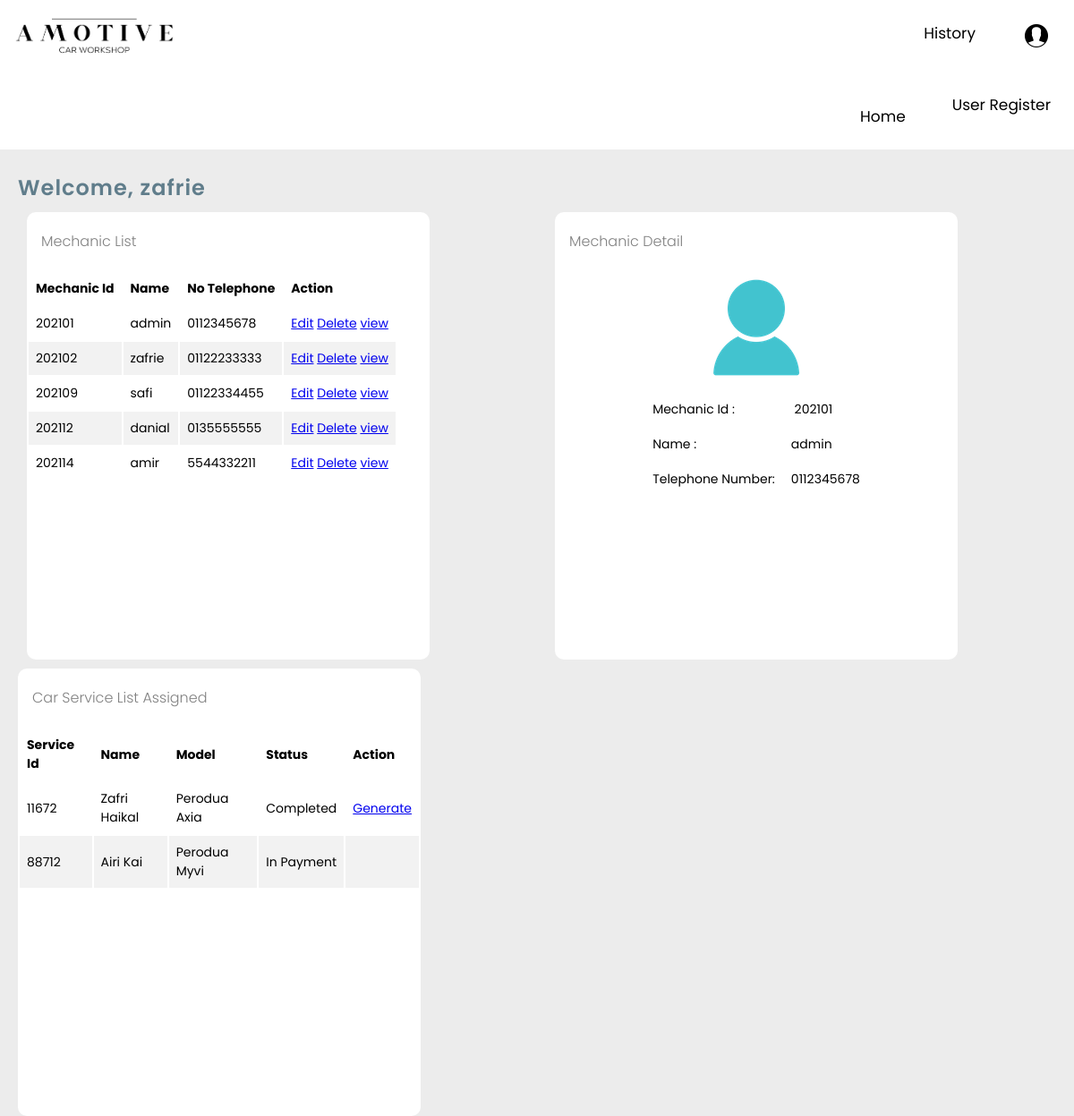
Screenshot of /admin/view_user.php?mechanicId=202101 (signed in) with the database file from the repository.
### tables this page shows
CREATE TABLE `mechanic` (
  `mechanicId` int(6) NOT NULL,
  `name` varchar(255) NOT NULL,
  `telNo` varchar(15) NOT NULL,
  `username` varchar(255) NOT NULL,
  `password` varchar(255) NOT NULL
);

### admin/view_user.php (the view, shortened to what this page needs)
<?php
include("../db_conn.php");
if(isset($_SESSION['username'])&&isset($_SESSION['mechanicId'])){
?>
<!DOCTYPE html>
<html>
<head>
	<link rel="stylesheet" href="../css/homeAdminstyle.css">
</head>
<body>
<div class="topnav">
	<div class="topnav-left">
  <a href="../Admin/HomeAdmin.php"><img src= "../pictures/logo.png"></a>
  </div>
  <div class="topnav-right">
  <div class = "user">
  <a href="../logout.php"><img src= "..\pictures\user.png"></a>
  </div>
  <a href="History_Admin.php">History</a>
  <a href="../Admin/Register.php">User Register</a>
  <a href="../Admin/HomeAdmin.php">Home</a>
  </div>
</div>
<div class="overview">
<br>
<h2> Welcome, <?php echo $_SESSION['name']; ?> </h2>
<div class= "row">
<div class="side1">
<div class= "inside1">
<div class = " title">
<p> Mechanic List </p>
</div>
<table class="userview">
 <thead>
                <tr>
                  <th>Mechanic Id</th>
                  <th>Name</th>
                   <th>No Telephone</th>
				   <th>Action</th>
                </tr>
              </thead>
			    <?php
				$ret=mysqli_query($conn,"select * from mechanic");
				while ($row=mysqli_fetch_array($ret)) { ?>
				<tr>
                  <td><?php  echo $row['mechanicId'];?></td>
				  <td><?php  echo $row['name'];?></td>
				  <td><?php  echo $row['telNo'];?></td>
				  <td><a href="edit_user.php?mechanicId=<?php echo ($row['mechanicId']);?>">Edit</a>
				   <a href="delete_user0.php?mechanicId=<?php echo ($row['mechanicId']);?>">Delete</a>
				   <a href="view_user.php?mechanicId=<?php echo ($row['mechanicId']);?>">view</a></td>
                </tr>
                <?php
}?>
</table>
</div>
</div>
<div class="side2">
<div class="inside1">
<div class = " title">
<p> Mechanic Detail </p>
</div>
<center>
<img src="..\pictures\user1.png"></img><br>
<table class="table"  >
<?php
	$mechanicId = $_GET['mechanicId'];
	$q1= "SELECT * FROM mechanic where mechanicId = ( select mechanicId from mechanic where mechanicId=$mechanicId )";
	$res= mysqli_query($conn,$q1);
	$r= mysqli_fetch_array ($res);
	?>
 <thead>
                  <tr><td>Mechanic Id : </td> <td>&nbsp;<?php  echo $r['mechanicId'];?></td></tr>
				  <tr><td>Name : </td><td><?php  echo $r['name'];?></td></tr>
				  <tr><td>Telephone Number: </td><td><?php  echo $r['telNo'];?></td></tr>
 </thead>
</table>
</center>
</div>
</div>
<div class="side3">
<div class="inside1">
<div class = " title">
<p> Car Service List Assigned</p>
</div>
<center>
<table class = "userview">
<thead>
                <tr>
				 <th>Service Id</th>
                  <th>Name</th>
                   <th>Model</th>
				   <th>Status</th>
				     <th>Action</th>
                </tr>
              </thead>
			     <tr>
				 <td>11672</td>
				  <td>Zafri Haikal</td>
				  <td>Perodua Axia</td>
				  <td>Completed</td>
				    <td><a href="../customer/admininvoice.pdf" download="invoiceprint">Generate</a>
                </tr>
				<tr>
				<td>88712</td>
				  <td>Airi Kai</td>
				  <td>Perodua Myvi</td>
				  <td>In Payment</td>
				  <td></td>
                </tr>
</table>
</center>
</div>
</div>
</div>
</div>
</body>
</html>
<?php
} else {
header("Location: login.php");
}
?>

### css/homeAdminstyle.css (style rules this page uses)
* { margin: 0; padding: 0; box-sizing: border-box; font-family: 'poppins', sans-serif; }
body { background-color:#ececec; }
.topnav { background-color: white; overflow: hidden; }
.topnav .topnav-left { float:left; }
.topnav .topnav-left img { margin:10px; width: 20%; height: 20%; }
.topnav .topnav-right a { float: right; margin:10px; color : black; text-align: center; padding: 14px 16px; text-decoration: none; font-size: 17px; }
.topnav .topnav-right .user img { float: right; text-decoration: none; }
.overview h2 { color: #607d8b; font-weight: 600; font-size: 1.5em; margin-left: 20px; display: inline-block; letter-spacing: 1px; }
.row { display: flex; flex-wrap: wrap; }
.side1 { flex: 10%; padding : 0 10px; }
.side2 { flex: 10%; }
.side3 { flex: 10%; }
.overview .row .inside1 { margin-top : 10px; margin-left: 20px; background-color:white; width:450px; height:500px; border-radius: 10px; }
.overview .row .inside1 .title { color: grey; font-weight: 300; padding: 20px 16px; }
.userview th, td { text-align: left; padding: 8px; font-size: 14px; }
.userview tr:nth-child(even) { background-color: #f2f2f2; }

### rows the page displays
mechanic: mechanicId "202101", name "admin", telNo "0112345678"
mechanic: mechanicId "202102", name "zafrie", telNo "01122233333"
mechanic: mechanicId "202109", name "safi", telNo "01122334455"
mechanic: mechanicId "202112", name "danial", telNo "0135555555"
mechanic: mechanicId "202114", name "amir", telNo "5544332211"

### other values shown
$_SESSION['name'] "zafrie"
